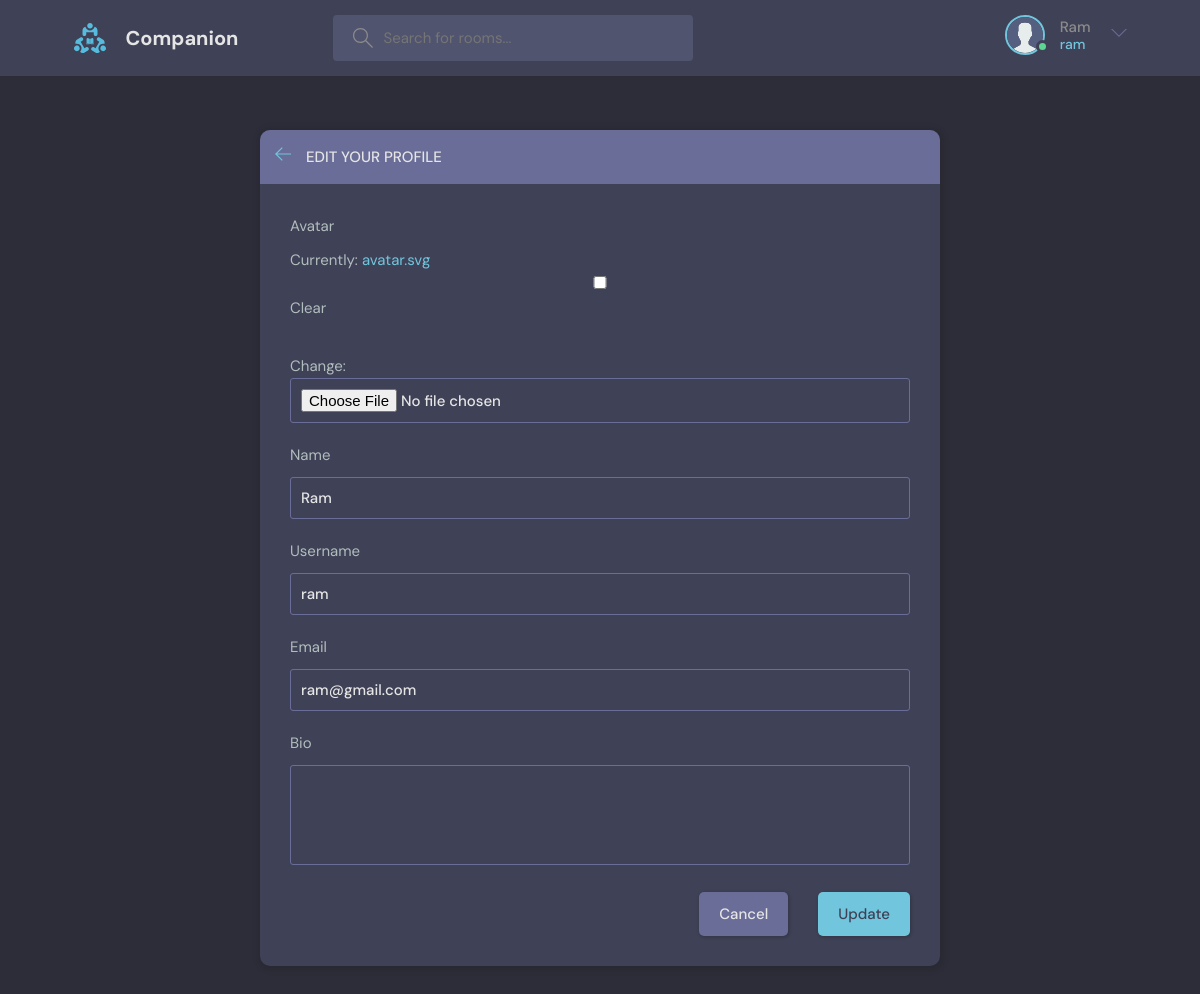
The app's page /update-user/2/ (signed in) with its own data.
### base/models.py (models this page shows)
class User(AbstractUser):
    name = models.CharField(max_length=200, null=False, blank=False)
    email = models.EmailField(unique=True, null=False, blank=False)
    bio = models.TextField(null=True, blank=True)
    avatar = models.ImageField(null=True, blank=True, default="avatar.svg")
    USERNAME_FIELD = 'email'
    REQUIRED_FIELDS = []
    @property
    def avatar_url(self):
        try:
            url = self.avatar.url
        except:
            url = '/media/avatar.svg'
        return url

### base/views.py (the view)
# urls.py: path('update-user/<str:pk>/', views.updateUser, name="update-user"),
@login_required(login_url='login')
def updateUser(request, pk):
    user = User.objects.get(id=pk)
    if request.user != user:
        return redirect('user-profile', request.user.id)
    form = Userform(instance=user)
    if request.method == "POST":
        form = Userform(request.POST, request.FILES, instance=user)
        if form.is_valid():
            form.save()
            return redirect('user-profile', user.id)
    context = {'form': form}
    return render(request, 'base/update-user.html', context)

### base/forms.py
class Userform(ModelForm):
    class Meta:
        model = User
        fields = ['avatar', 'name', 'username', 'email', 'bio']
        exclude = ['host', 'participants']

### base/templates/base/update-user.html (shortened to what this page needs)
{%extends 'main.html' %}
{% block content %}
<main class="update-account layout">
  <div class="container">
    <div class="layout__box">
      <div class="layout__boxHeader">
        <div class="layout__boxTitle">
          <a href="{% url 'home' %}">
            <svg version="1.1" xmlns="http://www.w3.org/2000/svg" width="32" height="32" viewBox="0 0 32 32">
              <title>arrow-left</title>
              <path
                d="M13.723 2.286l-13.723 13.714 13.719 13.714 1.616-1.611-10.96-10.96h27.625v-2.286h-27.625l10.965-10.965-1.616-1.607z">
              </path>
            </svg>
          </a>
          <h3>Edit your profile</h3>
        </div>
      </div>
      <div class="layout__body">
        <form class="form" action="" method="post" enctype="multipart/form-data">
          {% for field in form %}
          <div class="form__group">
            <label for="profile_pic">{{field.label}}</label>
            {{field}}
          </div>
          {%endfor%}
          <div class="form__action">
            <a class="btn btn--dark" href="index.html">Cancel</a>
            <button class="btn btn--main" type="submit">Update</button>
          </div>
        </form>
      </div>
    </div>
  </div>
</main>
{% endblock content %}

### templates/navbar.html (shortened to what this page needs)
{%load static%}
<header class="header header--loggedIn">
    <div class="container">
        <a href="{% url 'home' %}" class="header__logo">
            <img src="{% static 'images/logo.svg/' %}" />
            <h1>Companion</h1>
        </a>
        <form class="header__search" method="GET" action="{% url 'home' %}">
            <label>
                <input name="q" placeholder="Search for rooms..." />
            </label>
        </form>
        <nav class="header__menu">
            {% if request.user.is_authenticated %}
            <div class="header__user">
                <a href="{% url 'user-profile' request.user.id %}">
                    <div class="avatar avatar--medium active">
                        <img src="{{request.user.avatar_url}}" />
                    </div>
                    <p>{{request.user.name}} <span>{{request.user.username}}</span></p>
                </a>
                <button class="dropdown-button">
                    <svg version="1.1" xmlns="http://www.w3.org/2000/svg" width="32" height="32" viewBox="0 0 32 32">
                        <title>chevron-down</title>
                        <path d="M16 21l-13-13h-3l16 16 16-16h-3l-13 13z"></path>
                    </svg>
                </button>
            </div>
                {% else %}
                <a href="{%url 'login'%}">
                    <img src="{% static 'images/avatar.svg' %}" />
                    <p>Login</p>
                </a>
                {% endif %}
        </nav>
    </div>
</header>

### records on screen
User: user.avatar_url (placeholder picture), user.name "Ram", user.username "ram", form "Ram" "ram" "ram@gmail.com"

### other values on screen
{{ field.label }} "Avatar" "Name" "Username" "Email" "Bio"
